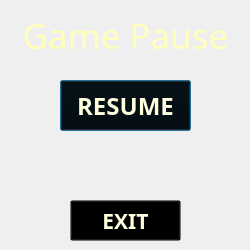
<?xml version="1.0" encoding="UTF-8"?>
<ui version="4.0">
 <class>PopUpMenu</class>
 <widget class="QDialog" name="PopUpMenu">
  <property name="geometry">
   <rect>
    <x>0</x>
    <y>0</y>
    <width>250</width>
    <height>250</height>
   </rect>
  </property>
  <property name="sizePolicy">
   <sizepolicy hsizetype="Fixed" vsizetype="Fixed">
    <horstretch>0</horstretch>
    <verstretch>0</verstretch>
   </sizepolicy>
  </property>
  <property name="minimumSize">
   <size>
    <width>250</width>
    <height>250</height>
   </size>
  </property>
  <property name="maximumSize">
   <size>
    <width>250</width>
    <height>250</height>
   </size>
  </property>
  <property name="font">
   <font>
    <family>YellaBelly</family>
    <pointsize>28</pointsize>
    <stylestrategy>PreferAntialias</stylestrategy>
    <kerning>true</kerning>
   </font>
  </property>
  <property name="focusPolicy">
   <enum>Qt::StrongFocus</enum>
  </property>
  <property name="windowTitle">
   <string>PopUpMenu</string>
  </property>
  <property name="windowIcon">
   <iconset resource="../resources/resources.qrc">
    <normaloff>:/textures/GUI/exp1.png</normaloff>:/textures/GUI/exp1.png</iconset>
  </property>
  <property name="autoFillBackground">
   <bool>false</bool>
  </property>
  <property name="styleSheet">
   <string notr="true">#PopUpMenu
{
	background:url(:/images/background3.jpg);

}

QPushButton
{
	background: transparent;
	color: #FFFFDD;
	font-family: Vivala
}

QPushButton:pressed
{
	color: white;
}

QPushButton:hover
{
	color:  #FFAA00;
}

QLabel
{
	color: #FFFFBB;
	font-family: Vivala
}
</string>
  </property>
  <property name="sizeGripEnabled">
   <bool>false</bool>
  </property>
  <property name="modal">
   <bool>false</bool>
  </property>
  <widget class="QPushButton" name="buttonBack">
   <property name="geometry">
    <rect>
     <x>60</x>
     <y>80</y>
     <width>131</width>
     <height>51</height>
    </rect>
   </property>
   <property name="font">
    <font>
     <family>Vivala</family>
     <pointsize>18</pointsize>
     <weight>75</weight>
     <bold>true</bold>
    </font>
   </property>
   <property name="text">
    <string>RESUME</string>
   </property>
   <property name="flat">
    <bool>false</bool>
   </property>
  </widget>
  <widget class="QPushButton" name="buttonExit">
   <property name="geometry">
    <rect>
     <x>70</x>
     <y>200</y>
     <width>111</width>
     <height>41</height>
    </rect>
   </property>
   <property name="font">
    <font>
     <family>Vivala</family>
     <pointsize>16</pointsize>
     <weight>75</weight>
     <bold>true</bold>
    </font>
   </property>
   <property name="text">
    <string>EXIT</string>
   </property>
  </widget>
  <widget class="QLabel" name="labelPause">
   <property name="geometry">
    <rect>
     <x>10</x>
     <y>10</y>
     <width>231</width>
     <height>51</height>
    </rect>
   </property>
   <property name="font">
    <font>
     <family>Vivala</family>
     <pointsize>26</pointsize>
    </font>
   </property>
   <property name="lineWidth">
    <number>0</number>
   </property>
   <property name="text">
    <string>Game Pause</string>
   </property>
   <property name="alignment">
    <set>Qt::AlignCenter</set>
   </property>
  </widget>
 </widget>
 <resources>
  <include location="../resources/resources.qrc"/>
 </resources>
 <connections/>
</ui>
